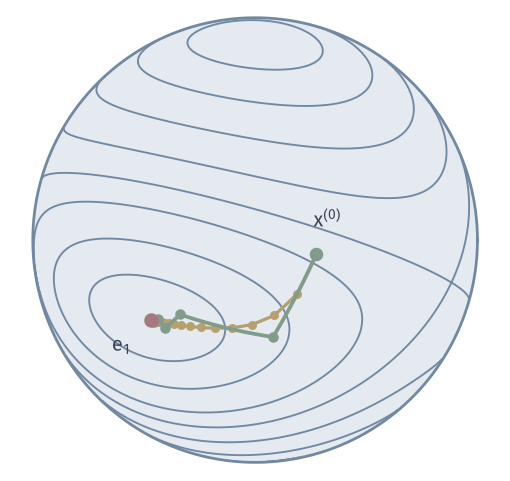

This chart was generated by the following Python code:
from pathlib import Path
import sys
sys.path.insert(0, str(Path(__file__).resolve().parents[1]))
from mfo_common import *

# Riemannian gradient descent with Armijo backtracking (c1=1/4, a0=1, shrink 1/2) and fixed step 2/9.
fig, ax = figure(width_mm=72, height_mm=68)
D=Disk(28,24); D.outline(ax)
ax.contour(D.U,D.V,D.rayleigh(),levels=[.56,.68,.85,1.0,1.2,1.45,1.7,1.9],colors=BLUE,linewidths=.75)
def path(step):
    x=X0.copy(); P=[x]
    for t in range(14):
        g=grad3(x); a=step(x,g); x=retr(x,-a*g); P.append(x)
    return P
def bt(x,g):
    a=1.
    while f3(retr(x,-a*g))>f3(x)-.25*a*g@g: a/=2
    return a
for P,c,lw,ms in [(path(lambda x,g:2/9),YELLOW,1.3,2.6),(path(bt),GREEN,1.5,3.2)]:
    for a,b in zip(P[:-1],P[1:]):
        ax.plot(*D.xy(arc(a,b)),color=c,lw=lw)
    for p in P:
        ax.plot(*D.xy(p),'o',ms=ms,color=c)
ax.plot(*D.xy(np.eye(3)[0]),'o',ms=4.8,color=RED,zorder=5)
ax.plot(*D.xy(X0),'o',ms=4.4,color=GREEN,zorder=5)
a,b=D.xy(X0); ax.text(a+.05,b+.12,r'$\mathbf{x}^{(0)}$',ha='center',fontsize=8)
a,b=D.xy(np.eye(3)[0]); ax.text(a-.13,b-.14,r'$\mathbf{e}_1$',ha='center',fontsize=8)
ax.set_xlim(-1.05,1.05); ax.set_ylim(-1.05,1.05)
save(fig, Path(__file__).resolve().parent,'figure',{'formula':'RGD, normalization, Armijo c1=1/4 alpha0=1 shrink 1/2; fixed alpha=2/9'})
